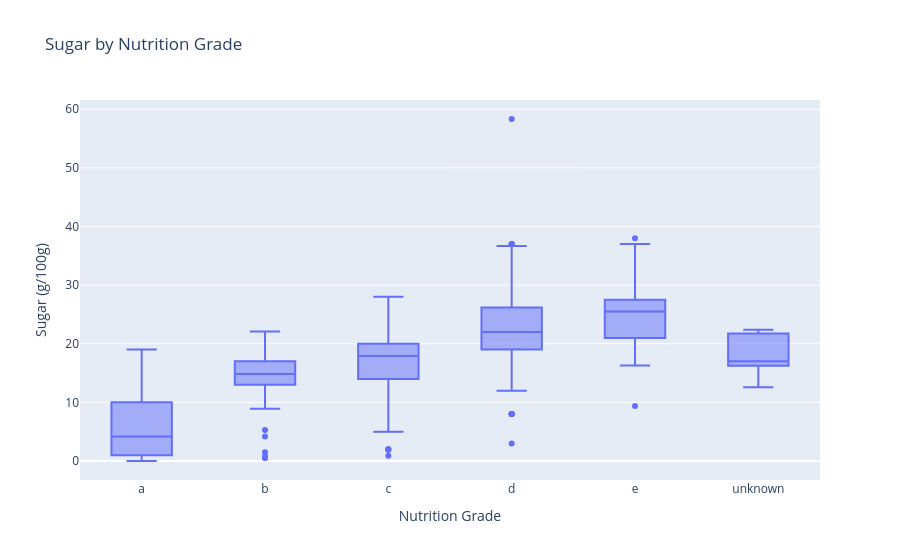
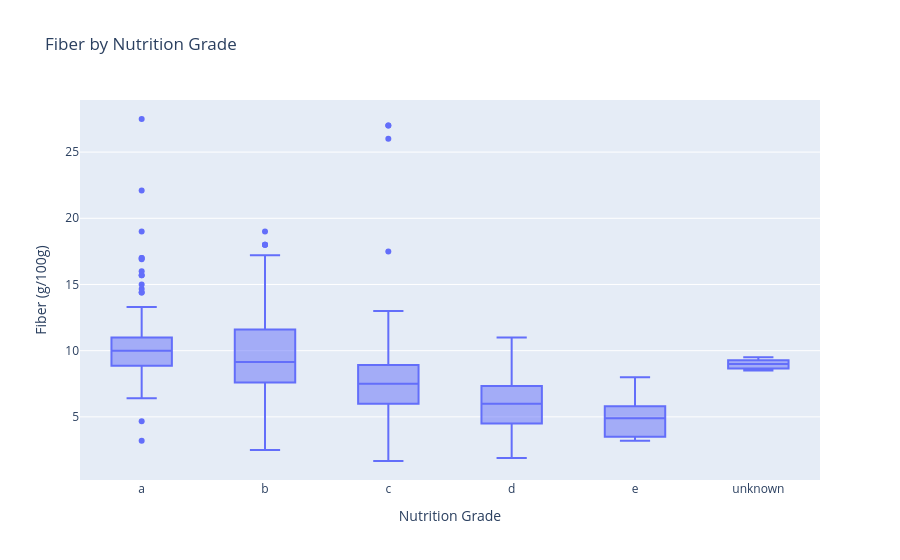
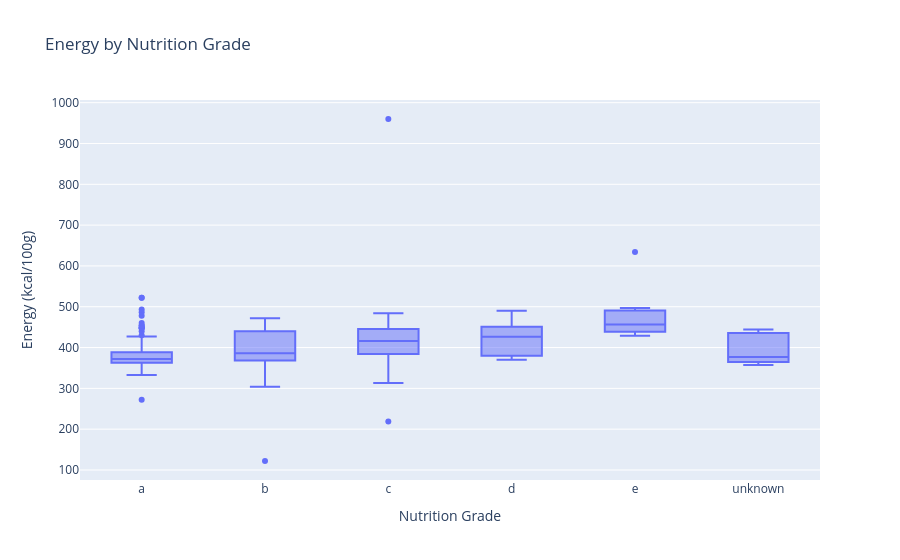

Source (notebook cell) for these figures, in order:
### Code cell
# 2) Box plots by nutrition grade
grade_order = ["a", "b", "c", "d", "e", "unknown"]

fig = px.box(
    df,
    x="nutrition_grade_fr",
    y="sugars_100g",
    category_orders={"nutrition_grade_fr": grade_order},
    title="Sugar by Nutrition Grade",
    labels={"nutrition_grade_fr": "Nutrition Grade", "sugars_100g": "Sugar (g/100g)"},
    points="outliers",
)
fig.show()

fig = px.box(
    df,
    x="nutrition_grade_fr",
    y="fiber_100g",
    category_orders={"nutrition_grade_fr": grade_order},
    title="Fiber by Nutrition Grade",
    labels={"nutrition_grade_fr": "Nutrition Grade", "fiber_100g": "Fiber (g/100g)"},
    points="outliers",
)
fig.show()

fig = px.box(
    df,
    x="nutrition_grade_fr",
    y="energy-kcal_100g",
    category_orders={"nutrition_grade_fr": grade_order},
    title="Energy by Nutrition Grade",
    labels={"nutrition_grade_fr": "Nutrition Grade", "energy-kcal_100g": "Energy (kcal/100g)"},
    points="outliers",
)
fig.show()

### Figure 1 — Plotly figure (JSON) as saved in the notebook; plotly's stock layout.template omitted (floating-point values rounded to 4 significant figures; data arrays with more than 128 entries replaced by an {"elided": "..."} marker saying what was removed)
{"data": [{"alignmentgroup": "True", "boxpoints": "outliers", "hovertemplate": "Nutrition Grade=%{x}<br>Sugar (g/100g)=%{y}<extra></extra>", "legendgroup": "", "marker": {"color": "#636efa"}, "name": "", "notched": false, "offsetgroup": "", "orientation": "v", "showlegend": false, "type": "box", "x": {"elided": "450 str values"}, "x0": " ", "xaxis": "x", "y": {"elided": "450 float values"}, "y0": " ", "yaxis": "y"}], "layout": {"boxmode": "group", "legend": {"tracegroupgap": 0}, "title": {"text": "Sugar by Nutrition Grade"}, "xaxis": {"anchor": "y", "categoryarray": ["a", "b", "c", "d", "e", "unknown"], "categoryorder": "array", "domain": [0, 1], "title": {"text": "Nutrition Grade"}}, "yaxis": {"anchor": "x", "domain": [0, 1], "title": {"text": "Sugar (g/100g)"}}}}

### Figure 2 — Plotly figure (JSON) as saved in the notebook; plotly's stock layout.template omitted (floating-point values rounded to 4 significant figures; data arrays with more than 128 entries replaced by an {"elided": "..."} marker saying what was removed)
{"data": [{"alignmentgroup": "True", "boxpoints": "outliers", "hovertemplate": "Nutrition Grade=%{x}<br>Fiber (g/100g)=%{y}<extra></extra>", "legendgroup": "", "marker": {"color": "#636efa"}, "name": "", "notched": false, "offsetgroup": "", "orientation": "v", "showlegend": false, "type": "box", "x": {"elided": "450 str values"}, "x0": " ", "xaxis": "x", "y": {"elided": "450 float values"}, "y0": " ", "yaxis": "y"}], "layout": {"boxmode": "group", "legend": {"tracegroupgap": 0}, "title": {"text": "Fiber by Nutrition Grade"}, "xaxis": {"anchor": "y", "categoryarray": ["a", "b", "c", "d", "e", "unknown"], "categoryorder": "array", "domain": [0, 1], "title": {"text": "Nutrition Grade"}}, "yaxis": {"anchor": "x", "domain": [0, 1], "title": {"text": "Fiber (g/100g)"}}}}

### Figure 3 — Plotly figure (JSON) as saved in the notebook; plotly's stock layout.template omitted (floating-point values rounded to 4 significant figures; data arrays with more than 128 entries replaced by an {"elided": "..."} marker saying what was removed)
{"data": [{"alignmentgroup": "True", "boxpoints": "outliers", "hovertemplate": "Nutrition Grade=%{x}<br>Energy (kcal/100g)=%{y}<extra></extra>", "legendgroup": "", "marker": {"color": "#636efa"}, "name": "", "notched": false, "offsetgroup": "", "orientation": "v", "showlegend": false, "type": "box", "x": {"elided": "450 str values"}, "x0": " ", "xaxis": "x", "y": {"elided": "450 float values"}, "y0": " ", "yaxis": "y"}], "layout": {"boxmode": "group", "legend": {"tracegroupgap": 0}, "title": {"text": "Energy by Nutrition Grade"}, "xaxis": {"anchor": "y", "categoryarray": ["a", "b", "c", "d", "e", "unknown"], "categoryorder": "array", "domain": [0, 1], "title": {"text": "Nutrition Grade"}}, "yaxis": {"anchor": "x", "domain": [0, 1], "title": {"text": "Energy (kcal/100g)"}}}}
